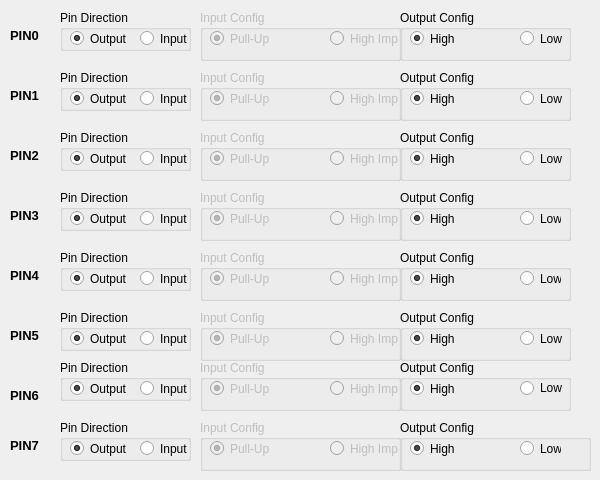
   <widget class="QWidget" name="PORTA_TAB">
    <attribute name="title">
     <string>PORTA</string>
    </attribute>
    <widget class="QGroupBox" name="PINA0">
     <property name="enabled">
      <bool>false</bool>
     </property>
     <property name="geometry">
      <rect>
       <x>200</x>
       <y>10</y>
       <width>201</width>
       <height>51</height>
      </rect>
     </property>
     <property name="title">
      <string>Input Config</string>
     </property>
     <widget class="QRadioButton" name="PINA0_PullUp">
      <property name="geometry">
       <rect>
        <x>10</x>
        <y>20</y>
        <width>82</width>
        <height>17</height>
       </rect>
      </property>
      <property name="text">
       <string>Pull-Up</string>
      </property>
      <property name="checked">
       <bool>true</bool>
      </property>
     </widget>
     <widget class="QRadioButton" name="PINA0_HighImp">
      <property name="geometry">
       <rect>
        <x>130</x>
        <y>20</y>
        <width>82</width>
        <height>17</height>
       </rect>
      </property>
      <property name="text">
       <string>High Imp</string>
      </property>
     </widget>
    </widget>
    <widget class="QGroupBox" name="DDRA0">
     <property name="geometry">
      <rect>
       <x>60</x>
       <y>10</y>
       <width>131</width>
       <height>41</height>
      </rect>
     </property>
     <property name="title">
      <string>Pin Direction</string>
     </property>
     <widget class="QRadioButton" name="DDRA0_Output">
      <property name="enabled">
       <bool>true</bool>
      </property>
      <property name="geometry">
       <rect>
        <x>10</x>
        <y>20</y>
        <width>82</width>
        <height>17</height>
       </rect>
      </property>
      <property name="text">
       <string>Output</string>
      </property>
      <property name="checked">
       <bool>true</bool>
      </property>
     </widget>
     <widget class="QRadioButton" name="DDRA0_Input">
      <property name="geometry">
       <rect>
        <x>80</x>
        <y>20</y>
        <width>82</width>
        <height>17</height>
       </rect>
      </property>
      <property name="text">
       <string>Input</string>
      </property>
      <property name="checked">
       <bool>false</bool>
      </property>
     </widget>
    </widget>
    <widget class="QGroupBox" name="PORTA0">
     <property name="enabled">
      <bool>true</bool>
     </property>
     <property name="geometry">
      <rect>
       <x>400</x>
       <y>10</y>
       <width>171</width>
       <height>51</height>
      </rect>
     </property>
     <property name="title">
      <string>Output Config</string>
     </property>
     <widget class="QRadioButton" name="PORTA0_High">
      <property name="enabled">
       <bool>true</bool>
      </property>
      <property name="geometry">
       <rect>
        <x>10</x>
        <y>20</y>
        <width>82</width>
        <height>17</height>
       </rect>
      </property>
      <property name="text">
       <string>High</string>
      </property>
      <property name="checked">
       <bool>true</bool>
      </property>
     </widget>
     <widget class="QRadioButton" name="PORTA0_Low">
      <property name="geometry">
       <rect>
        <x>120</x>
        <y>20</y>
        <width>51</width>
        <height>17</height>
       </rect>
      </property>
      <property name="text">
       <string>Low</string>
      </property>
     </widget>
    </widget>
    <widget class="QGroupBox" name="DDRA1">
     <property name="geometry">
      <rect>
       <x>60</x>
       <y>70</y>
       <width>131</width>
       <height>41</height>
      </rect>
     </property>
     <property name="title">
      <string>Pin Direction</string>
     </property>
     <widget class="QRadioButton" name="DDRA1_Output">
      <property name="enabled">
       <bool>true</bool>
      </property>
      <property name="geometry">
       <rect>
        <x>10</x>
        <y>20</y>
        <width>82</width>
        <height>17</height>
       </rect>
      </property>
      <property name="text">
       <string>Output</string>
      </property>
      <property name="checked">
       <bool>true</bool>
      </property>
     </widget>
     <widget class="QRadioButton" name="DDRA1_Input">
      <property name="geometry">
       <rect>
        <x>80</x>
        <y>20</y>
        <width>82</width>
        <height>17</height>
       </rect>
      </property>
      <property name="text">
       <string>Input</string>
      </property>
      <property name="checked">
       <bool>false</bool>
      </property>
     </widget>
    </widget>
    <widget class="QGroupBox" name="PINA1">
     <property name="enabled">
      <bool>false</bool>
     </property>
     <property name="geometry">
      <rect>
       <x>200</x>
       <y>70</y>
       <width>201</width>
       <height>51</height>
      </rect>
     </property>
     <property name="title">
      <string>Input Config</string>
     </property>
     <widget class="QRadioButton" name="PINA1_PullUp">
      <property name="geometry">
       <rect>
        <x>10</x>
        <y>20</y>
        <width>82</width>
        <height>17</height>
       </rect>
      </property>
      <property name="text">
       <string>Pull-Up</string>
      </property>
      <property name="checked">
       <bool>true</bool>
      </property>
     </widget>
     <widget class="QRadioButton" name="PINA1_HighImp">
      <property name="geometry">
       <rect>
        <x>130</x>
        <y>20</y>
        <width>82</width>
        <height>17</height>
       </rect>
      </property>
      <property name="text">
       <string>High Imp</string>
      </property>
     </widget>
    </widget>
    <widget class="QGroupBox" name="PORTA1">
     <property name="enabled">
      <bool>true</bool>
     </property>
     <property name="geometry">
      <rect>
       <x>400</x>
       <y>70</y>
       <width>171</width>
       <height>51</height>
      </rect>
     </property>
     <property name="title">
      <string>Output Config</string>
     </property>
     <widget class="QRadioButton" name="PORTA1_High">
      <property name="enabled">
       <bool>true</bool>
      </property>
      <property name="geometry">
       <rect>
        <x>10</x>
        <y>20</y>
        <width>82</width>
        <height>17</height>
       </rect>
      </property>
      <property name="text">
       <string>High</string>
      </property>
      <property name="checked">
       <bool>true</bool>
      </property>
     </widget>
     <widget class="QRadioButton" name="PORTA1_Low">
      <property name="geometry">
       <rect>
        <x>120</x>
        <y>20</y>
        <width>51</width>
        <height>17</height>
       </rect>
      </property>
      <property name="text">
       <string>Low</string>
      </property>
     </widget>
    </widget>
    <widget class="QGroupBox" name="DDRA2">
     <property name="geometry">
      <rect>
       <x>60</x>
       <y>130</y>
       <width>131</width>
       <height>41</height>
      </rect>
     </property>
     <property name="title">
      <string>Pin Direction</string>
     </property>
     <widget class="QRadioButton" name="DDRA2_Output">
      <property name="enabled">
       <bool>true</bool>
      </property>
      <property name="geometry">
       <rect>
        <x>10</x>
        <y>20</y>
        <width>82</width>
        <height>17</height>
       </rect>
      </property>
      <property name="text">
       <string>Output</string>
      </property>
      <property name="checked">
       <bool>true</bool>
      </property>
     </widget>
     <widget class="QRadioButton" name="DDRA2_Input">
      <property name="geometry">
       <rect>
        <x>80</x>
        <y>20</y>
        <width>82</width>
        <height>17</height>
       </rect>
      </property>
      <property name="text">
       <string>Input</string>
      </property>
      <property name="checked">
       <bool>false</bool>
      </property>
     </widget>
    </widget>
    <widget class="QGroupBox" name="PINA2">
     <property name="enabled">
      <bool>false</bool>
     </property>
     <property name="geometry">
      <rect>
       <x>200</x>
       <y>130</y>
       <width>201</width>
       <height>51</height>
      </rect>
     </property>
     <property name="title">
      <string>Input Config</string>
     </property>
     <widget class="QRadioButton" name="PINA2_PullUp">
      <property name="geometry">
       <rect>
        <x>10</x>
        <y>20</y>
        <width>82</width>
        <height>17</height>
       </rect>
      </property>
      <property name="text">
       <string>Pull-Up</string>
      </property>
      <property name="checked">
       <bool>true</bool>
      </property>
     </widget>
     <widget class="QRadioButton" name="PINA2_HighImp">
      <property name="geometry">
       <rect>
        <x>130</x>
        <y>20</y>
        <width>82</width>
        <height>17</height>
       </rect>
      </property>
      <property name="text">
       <string>High Imp</string>
      </property>
     </widget>
    </widget>
    <widget class="QGroupBox" name="PORTA2">
     <property name="enabled">
      <bool>true</bool>
     </property>
     <property name="geometry">
      <rect>
       <x>400</x>
       <y>130</y>
       <width>171</width>
       <height>51</height>
      </rect>
     </property>
     <property name="title">
      <string>Output Config</string>
     </property>
     <widget class="QRadioButton" name="PORTA2_High">
      <property name="enabled">
       <bool>true</bool>
      </property>
      <property name="geometry">
       <rect>
        <x>10</x>
        <y>20</y>
        <width>82</width>
        <height>17</height>
       </rect>
      </property>
      <property name="text">
       <string>High</string>
      </property>
      <property name="checked">
       <bool>true</bool>
      </property>
     </widget>
     <widget class="QRadioButton" name="PORTA2_Low">
      <property name="geometry">
       <rect>
        <x>120</x>
        <y>20</y>
        <width>51</width>
        <height>17</height>
       </rect>
      </property>
      <property name="text">
       <string>Low</string>
      </property>
     </widget>
    </widget>
    <widget class="QGroupBox" name="DDRA3">
     <property name="geometry">
      <rect>
       <x>60</x>
       <y>190</y>
       <width>131</width>
       <height>41</height>
      </rect>
     </property>
     <property name="title">
      <string>Pin Direction</string>
     </property>
     <widget class="QRadioButton" name="DDRA3_Output">
      <property name="enabled">
       <bool>true</bool>
      </property>
      <property name="geometry">
       <rect>
        <x>10</x>
        <y>20</y>
        <width>82</width>
        <height>17</height>
       </rect>
      </property>
      <property name="text">
       <string>Output</string>
      </property>
      <property name="checked">
       <bool>true</bool>
      </property>
     </widget>
     <widget class="QRadioButton" name="DDRA3_Input">
      <property name="geometry">
       <rect>
        <x>80</x>
        <y>20</y>
        <width>82</width>
        <height>17</height>
       </rect>
      </property>
      <property name="text">
       <string>Input</string>
      </property>
      <property name="checked">
       <bool>false</bool>
      </property>
     </widget>
    </widget>
    <widget class="QGroupBox" name="PINA3">
     <property name="enabled">
      <bool>false</bool>
     </property>
     <property name="geometry">
      <rect>
       <x>200</x>
       <y>190</y>
       <width>201</width>
       <height>51</height>
      </rect>
     </property>
     <property name="title">
      <string>Input Config</string>
     </property>
     <widget class="QRadioButton" name="PINA3_PullUp">
      <property name="geometry">
       <rect>
        <x>10</x>
        <y>20</y>
        <width>82</width>
        <height>17</height>
       </rect>
      </property>
      <property name="text">
       <string>Pull-Up</string>
      </property>
      <property name="checked">
       <bool>true</bool>
      </property>
     </widget>
     <widget class="QRadioButton" name="PINA3_HighImp">
      <property name="geometry">
       <rect>
        <x>130</x>
        <y>20</y>
        <width>82</width>
        <height>17</height>
       </rect>
      </property>
      <property name="text">
       <string>High Imp</string>
      </property>
     </widget>
    </widget>
    <widget class="QGroupBox" name="PORTA3">
     <property name="enabled">
      <bool>true</bool>
     </property>
     <property name="geometry">
      <rect>
       <x>400</x>
       <y>190</y>
       <width>171</width>
       <height>51</height>
      </rect>
     </property>
     <property name="title">
      <string>Output Config</string>
     </property>
     <widget class="QRadioButton" name="PORTA3_High">
      <property name="enabled">
       <bool>true</bool>
      </property>
      <property name="geometry">
       <rect>
        <x>10</x>
        <y>20</y>
        <width>82</width>
        <height>17</height>
       </rect>
      </property>
      <property name="text">
       <string>High</string>
      </property>
      <property name="checked">
       <bool>true</bool>
      </property>
     </widget>
     <widget class="QRadioButton" name="PORTA3_Low">
      <property name="geometry">
       <rect>
        <x>120</x>
        <y>20</y>
        <width>41</width>
        <height>17</height>
       </rect>
      </property>
      <property name="text">
       <string>Low</string>
      </property>
     </widget>
    </widget>
    <widget class="QGroupBox" name="DDRA4">
     <property name="geometry">
      <rect>
       <x>60</x>
       <y>250</y>
       <width>131</width>
       <height>41</height>
      </rect>
     </property>
     <property name="title">
      <string>Pin Direction</string>
     </property>
     <widget class="QRadioButton" name="DDRA4_Output">
      <property name="enabled">
       <bool>true</bool>
      </property>
      <property name="geometry">
       <rect>
        <x>10</x>
        <y>20</y>
        <width>82</width>
        <height>17</height>
       </rect>
      </property>
      <property name="text">
       <string>Output</string>
      </property>
      <property name="checked">
       <bool>true</bool>
      </property>
     </widget>
     <widget class="QRadioButton" name="DDRA4_Input">
      <property name="geometry">
       <rect>
        <x>80</x>
        <y>20</y>
        <width>82</width>
        <height>17</height>
       </rect>
      </property>
      <property name="text">
       <string>Input</string>
      </property>
      <property name="checked">
       <bool>false</bool>
      </property>
     </widget>
    </widget>
    <widget class="QGroupBox" name="PINA4">
     <property name="enabled">
      <bool>false</bool>
     </property>
     <property name="geometry">
      <rect>
       <x>200</x>
       <y>250</y>
       <width>201</width>
       <height>51</height>
      </rect>
     </property>
     <property name="title">
      <string>Input Config</string>
     </property>
     <widget class="QRadioButton" name="PINA4_PullUp">
      <property name="geometry">
       <rect>
        <x>10</x>
        <y>20</y>
        <width>82</width>
        <height>17</height>
       </rect>
      </property>
      <property name="text">
       <string>Pull-Up</string>
      </property>
      <property name="checked">
       <bool>true</bool>
      </property>
     </widget>
     <widget class="QRadioButton" name="PINA4_HighImp">
      <property name="geometry">
       <rect>
        <x>130</x>
        <y>20</y>
        <width>82</width>
        <height>17</height>
       </rect>
      </property>
      <property name="text">
       <string>High Imp</string>
      </property>
     </widget>
    </widget>
    <widget class="QGroupBox" name="PORTA4">
     <property name="enabled">
      <bool>true</bool>
     </property>
     <property name="geometry">
      <rect>
       <x>400</x>
       <y>250</y>
       <width>171</width>
       <height>51</height>
      </rect>
     </property>
     <property name="title">
      <string>Output Config</string>
     </property>
     <widget class="QRadioButton" name="PORTA4_High">
      <property name="enabled">
       <bool>true</bool>
      </property>
      <property name="geometry">
       <rect>
        <x>10</x>
        <y>20</y>
        <width>82</width>
        <height>17</height>
       </rect>
      </property>
      <property name="text">
       <string>High</string>
      </property>
      <property name="checked">
       <bool>true</bool>
      </property>
     </widget>
     <widget class="QRadioButton" name="PORTA4_Low">
      <property name="geometry">
       <rect>
        <x>120</x>
        <y>20</y>
        <width>41</width>
        <height>17</height>
       </rect>
      </property>
      <property name="text">
       <string>Low</string>
      </property>
     </widget>
    </widget>
    <widget class="QGroupBox" name="DDRA5">
     <property name="geometry">
      <rect>
       <x>60</x>
       <y>310</y>
       <width>131</width>
       <height>41</height>
      </rect>
     </property>
     <property name="title">
      <string>Pin Direction</string>
     </property>
     <widget class="QRadioButton" name="DDRA5_Input">
      <property name="geometry">
       <rect>
        <x>80</x>
        <y>20</y>
        <width>82</width>
        <height>17</height>
       </rect>
      </property>
      <property name="text">
       <string>Input</string>
      </property>
      <property name="checked">
       <bool>false</bool>
      </property>
     </widget>
     <widget class="QRadioButton" name="DDRA5_Output">
      <property name="enabled">
       <bool>true</bool>
      </property>
      <property name="geometry">
       <rect>
        <x>10</x>
        <y>20</y>
        <width>82</width>
        <height>17</height>
       </rect>
      </property>
      <property name="text">
       <string>Output</string>
      </property>
      <property name="checked">
       <bool>true</bool>
      </property>
     </widget>
    </widget>
    <widget class="QGroupBox" name="PINA5">
     <property name="enabled">
      <bool>false</bool>
     </property>
     <property name="geometry">
      <rect>
       <x>200</x>
       <y>310</y>
       <width>201</width>
       <height>51</height>
      </rect>
     </property>
     <property name="title">
      <string>Input Config</string>
     </property>
     <widget class="QRadioButton" name="PINA5_PullUp">
      <property name="geometry">
       <rect>
        <x>10</x>
        <y>20</y>
        <width>82</width>
        <height>17</height>
       </rect>
      </property>
      <property name="text">
       <string>Pull-Up</string>
      </property>
      <property name="checked">
       <bool>true</bool>
      </property>
     </widget>
     <widget class="QRadioButton" name="PINA5_HighImp">
      <property name="geometry">
       <rect>
        <x>130</x>
        <y>20</y>
        <width>82</width>
        <height>17</height>
       </rect>
      </property>
      <property name="text">
       <string>High Imp</string>
      </property>
     </widget>
    </widget>
    <widget class="QGroupBox" name="PORTA5">
     <property name="enabled">
      <bool>true</bool>
     </property>
     <property name="geometry">
      <rect>
       <x>400</x>
       <y>310</y>
       <width>171</width>
       <height>51</height>
      </rect>
     </property>
     <property name="title">
      <string>Output Config</string>
     </property>
     <widget class="QRadioButton" name="PORTA5_High">
      <property name="enabled">
       <bool>true</bool>
      </property>
      <property name="geometry">
       <rect>
        <x>10</x>
        <y>20</y>
        <width>82</width>
        <height>17</height>
       </rect>
      </property>
      <property name="text">
       <string>High</string>
      </property>
      <property name="checked">
       <bool>true</bool>
      </property>
     </widget>
     <widget class="QRadioButton" name="PORTA5_Low">
      <property name="geometry">
       <rect>
        <x>120</x>
        <y>20</y>
        <width>51</width>
        <height>17</height>
       </rect>
      </property>
      <property name="text">
       <string>Low</string>
      </property>
     </widget>
    </widget>
    <widget class="QGroupBox" name="PINA6">
     <property name="enabled">
      <bool>false</bool>
     </property>
     <property name="geometry">
      <rect>
       <x>200</x>
       <y>360</y>
       <width>201</width>
       <height>51</height>
      </rect>
     </property>
     <property name="title">
      <string>Input Config</string>
     </property>
     <widget class="QRadioButton" name="PINA6_PullUp">
      <property name="geometry">
       <rect>
        <x>10</x>
        <y>20</y>
        <width>82</width>
        <height>17</height>
       </rect>
      </property>
      <property name="text">
       <string>Pull-Up</string>
      </property>
      <property name="checked">
       <bool>true</bool>
      </property>
     </widget>
     <widget class="QRadioButton" name="PINA6_HighImp">
      <property name="geometry">
       <rect>
        <x>130</x>
        <y>20</y>
        <width>82</width>
        <height>17</height>
       </rect>
      </property>
      <property name="text">
       <string>High Imp</string>
      </property>
     </widget>
    </widget>
    <widget class="QGroupBox" name="PORTA6">
     <property name="enabled">
      <bool>true</bool>
     </property>
     <property name="geometry">
      <rect>
       <x>400</x>
       <y>360</y>
       <width>171</width>
       <height>51</height>
      </rect>
     </property>
     <property name="title">
      <string>Output Config</string>
     </property>
     <widget class="QRadioButton" name="PORTA6_High">
      <property name="enabled">
       <bool>true</bool>
      </property>
      <property name="geometry">
       <rect>
        <x>10</x>
        <y>20</y>
        <width>82</width>
        <height>17</height>
       </rect>
      </property>
      <property name="text">
       <string>High</string>
      </property>
      <property name="checked">
       <bool>true</bool>
      </property>
     </widget>
     <widget class="QRadioButton" name="PORTA6_Low">
      <property name="geometry">
       <rect>
        <x>120</x>
        <y>20</y>
        <width>51</width>
        <height>16</height>
       </rect>
      </property>
      <property name="text">
       <string>Low</string>
      </property>
     </widget>
    </widget>
    <widget class="QGroupBox" name="DDRA7">
     <property name="geometry">
      <rect>
       <x>60</x>
       <y>420</y>
       <width>131</width>
       <height>41</height>
      </rect>
     </property>
     <property name="title">
      <string>Pin Direction</string>
     </property>
     <widget class="QRadioButton" name="DDRA7_Output">
      <property name="enabled">
       <bool>true</bool>
      </property>
      <property name="geometry">
       <rect>
        <x>10</x>
        <y>20</y>
        <width>82</width>
        <height>17</height>
       </rect>
      </property>
      <property name="text">
       <string>Output</string>
      </property>
      <property name="checked">
       <bool>true</bool>
      </property>
     </widget>
     <widget class="QRadioButton" name="DDRA7_Input">
      <property name="geometry">
       <rect>
        <x>80</x>
        <y>20</y>
        <width>82</width>
        <height>17</height>
       </rect>
      </property>
      <property name="text">
       <string>Input</string>
      </property>
      <property name="checked">
       <bool>false</bool>
      </property>
     </widget>
    </widget>
    <widget class="QGroupBox" name="PINA7">
     <property name="enabled">
      <bool>false</bool>
     </property>
     <property name="geometry">
      <rect>
       <x>200</x>
       <y>420</y>
       <width>201</width>
       <height>51</height>
      </rect>
     </property>
     <property name="title">
      <string>Input Config</string>
     </property>
     <widget class="QRadioButton" name="PINA7_PullUp">
      <property name="geometry">
       <rect>
        <x>10</x>
        <y>20</y>
        <width>82</width>
        <height>17</height>
       </rect>
      </property>
      <property name="text">
       <string>Pull-Up</string>
      </property>
      <property name="checked">
       <bool>true</bool>
      </property>
     </widget>
     <widget class="QRadioButton" name="PINA7_HighImp">
      <property name="geometry">
       <rect>
        <x>130</x>
        <y>20</y>
        <width>82</width>
        <height>17</height>
       </rect>
      </property>
      <property name="text">
       <string>High Imp</string>
      </property>
     </widget>
    </widget>
    <widget class="QGroupBox" name="PORTA7">
     <property name="enabled">
      <bool>true</bool>
     </property>
     <property name="geometry">
      <rect>
       <x>400</x>
       <y>420</y>
       <width>191</width>
       <height>51</height>
      </rect>
     </property>
     <property name="title">
      <string>Output Config</string>
     </property>
     <widget class="QRadioButton" name="PORTA7_High">
      <property name="enabled">
       <bool>true</bool>
      </property>
      <property name="geometry">
       <rect>
        <x>10</x>
        <y>20</y>
        <width>82</width>
        <height>17</height>
       </rect>
      </property>
      <property name="text">
       <string>High</string>
      </property>
      <property name="checked">
       <bool>true</bool>
      </property>
     </widget>
     <widget class="QRadioButton" name="PORTA7_Low">
      <property name="geometry">
       <rect>
        <x>120</x>
        <y>20</y>
        <width>41</width>
        <height>17</height>
       </rect>
      </property>
      <property name="text">
       <string>Low</string>
      </property>
     </widget>
    </widget>
    <widget class="QGroupBox" name="DDRA6">
     <property name="geometry">
      <rect>
       <x>60</x>
       <y>360</y>
       <width>131</width>
       <height>41</height>
      </rect>
     </property>
     <property name="title">
      <string>Pin Direction</string>
     </property>
     <widget class="QRadioButton" name="DDRA6_Output">
      <property name="enabled">
       <bool>true</bool>
      </property>
      <property name="geometry">
       <rect>
        <x>10</x>
        <y>20</y>
        <width>82</width>
        <height>17</height>
       </rect>
      </property>
      <property name="text">
       <string>Output</string>
      </property>
      <property name="checked">
       <bool>true</bool>
      </property>
     </widget>
     <widget class="QRadioButton" name="DDRA6_Input">
      <property name="geometry">
       <rect>
        <x>80</x>
        <y>20</y>
        <width>82</width>
        <height>17</height>
       </rect>
      </property>
      <property name="text">
       <string>Input</string>
      </property>
      <property name="checked">
       <bool>false</bool>
      </property>
     </widget>
    </widget>
    <widget class="QLabel" name="labelPIN0_A">
     <property name="geometry">
      <rect>
       <x>10</x>
       <y>20</y>
       <width>47</width>
       <height>31</height>
      </rect>
     </property>
     <property name="font">
      <font>
       <pointsize>10</pointsize>
       <weight>75</weight>
       <bold>true</bold>
      </font>
     </property>
     <property name="text">
      <string>PIN0</string>
     </property>
    </widget>
    <widget class="QLabel" name="labelPIN1_A">
     <property name="geometry">
      <rect>
       <x>10</x>
       <y>80</y>
       <width>47</width>
       <height>31</height>
      </rect>
     </property>
     <property name="font">
      <font>
       <pointsize>10</pointsize>
       <weight>75</weight>
       <bold>true</bold>
      </font>
     </property>
     <property name="text">
      <string>PIN1</string>
     </property>
    </widget>
    <widget class="QLabel" name="labelPIN2_A">
     <property name="geometry">
      <rect>
       <x>10</x>
       <y>140</y>
       <width>47</width>
       <height>31</height>
      </rect>
     </property>
     <property name="font">
      <font>
       <pointsize>10</pointsize>
       <weight>75</weight>
       <bold>true</bold>
      </font>
     </property>
     <property name="text">
      <string>PIN2</string>
     </property>
    </widget>
    <widget class="QLabel" name="labelPIN3_A">
     <property name="geometry">
      <rect>
       <x>10</x>
       <y>200</y>
       <width>47</width>
       <height>31</height>
      </rect>
     </property>
     <property name="font">
      <font>
       <pointsize>10</pointsize>
       <weight>75</weight>
       <bold>true</bold>
      </font>
     </property>
     <property name="text">
      <string>PIN3</string>
     </property>
    </widget>
    <widget class="QLabel" name="labelPIN4_A">
     <property name="geometry">
      <rect>
       <x>10</x>
       <y>260</y>
       <width>47</width>
       <height>31</height>
      </rect>
     </property>
     <property name="font">
      <font>
       <pointsize>10</pointsize>
       <weight>75</weight>
       <bold>true</bold>
      </font>
     </property>
     <property name="text">
      <string>PIN4</string>
     </property>
    </widget>
    <widget class="QLabel" name="labelPIN5_A">
     <property name="geometry">
      <rect>
       <x>10</x>
       <y>320</y>
       <width>47</width>
       <height>31</height>
      </rect>
     </property>
     <property name="font">
      <font>
       <pointsize>10</pointsize>
       <weight>75</weight>
       <bold>true</bold>
      </font>
     </property>
     <property name="text">
      <string>PIN5</string>
     </property>
    </widget>
    <widget class="QLabel" name="labelPIN6_A">
     <property name="geometry">
      <rect>
       <x>10</x>
       <y>380</y>
       <width>47</width>
       <height>31</height>
      </rect>
     </property>
     <property name="font">
      <font>
       <pointsize>10</pointsize>
       <weight>75</weight>
       <bold>true</bold>
      </font>
     </property>
     <property name="text">
      <string>PIN6</string>
     </property>
    </widget>
    <widget class="QLabel" name="labelPIN7_A">
     <property name="geometry">
      <rect>
       <x>10</x>
       <y>430</y>
       <width>47</width>
       <height>31</height>
      </rect>
     </property>
     <property name="font">
      <font>
       <pointsize>10</pointsize>
       <weight>75</weight>
       <bold>true</bold>
      </font>
     </property>
     <property name="text">
      <string>PIN7</string>
     </property>
    </widget>
   </widget>
